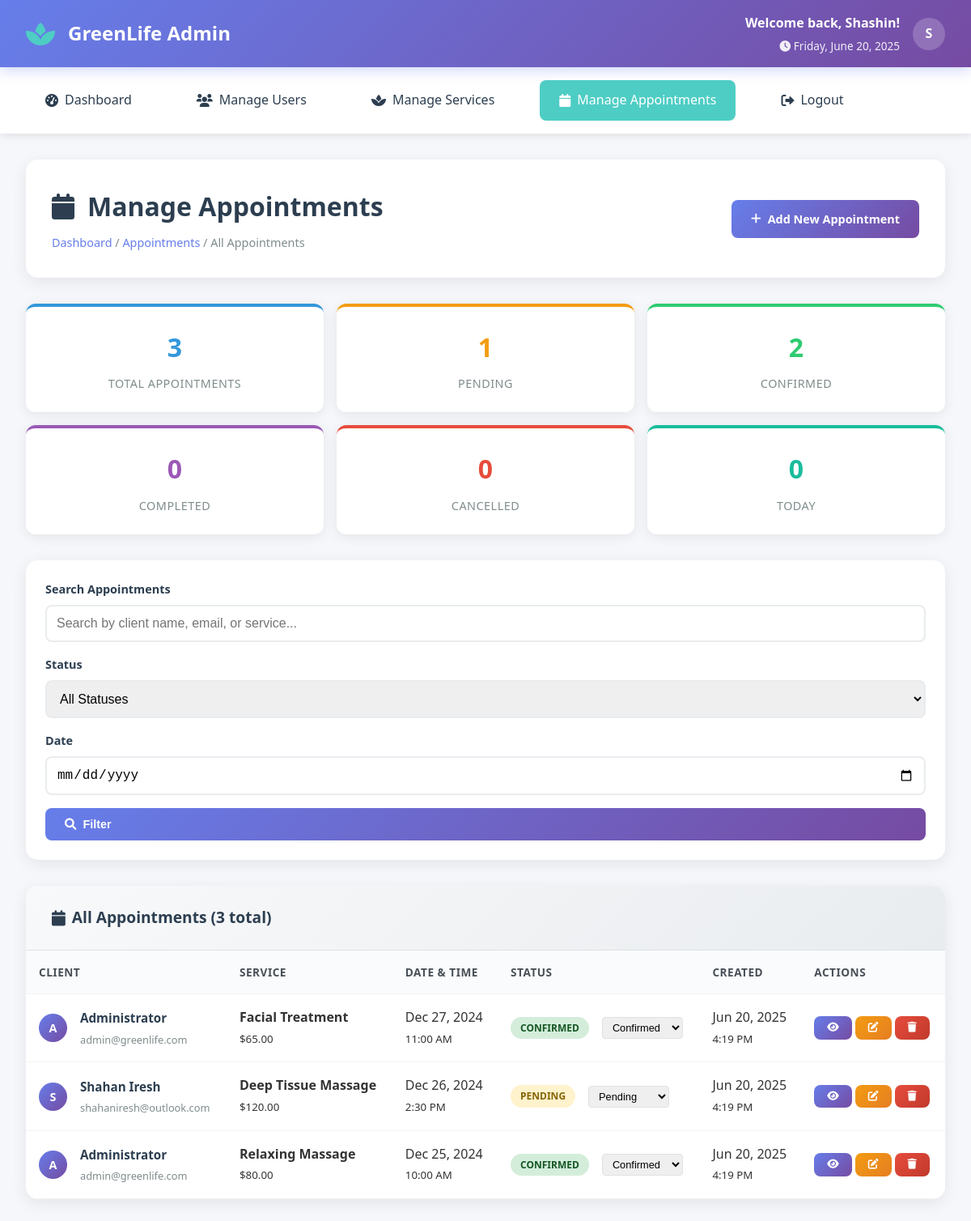
Page /admin/manage-appointments.php (signed in) on the committed database.
### tables this page shows
CREATE TABLE IF NOT EXISTS appointments (
    id INT AUTO_INCREMENT PRIMARY KEY,
    user_id INT NOT NULL,
    service_id INT,
    appointment_date DATE NOT NULL,
    appointment_time TIME NOT NULL,
    notes TEXT,
    status ENUM('pending', 'confirmed', 'completed', 'cancelled') DEFAULT 'pending',
    created_at TIMESTAMP DEFAULT CURRENT_TIMESTAMP,
    updated_at TIMESTAMP DEFAULT CURRENT_TIMESTAMP ON UPDATE CURRENT_TIMESTAMP,
    FOREIGN KEY (user_id) REFERENCES users(id) ON DELETE CASCADE,
    FOREIGN KEY (service_id) REFERENCES services(id) ON DELETE SET NULL
);

CREATE TABLE `users` (
  `id` int(11) NOT NULL AUTO_INCREMENT,
  `username` varchar(50) NOT NULL,
  `email` varchar(100) NOT NULL,
  `password` varchar(255) NOT NULL,
  `first_name` varchar(50) NOT NULL,
  `last_name` varchar(50) NOT NULL,
  `phone` varchar(20) DEFAULT NULL,
  `role` enum('customer','admin','therapist') DEFAULT 'customer',
  `created_at` timestamp NOT NULL DEFAULT current_timestamp(),
  `updated_at` timestamp NOT NULL DEFAULT current_timestamp() ON UPDATE current_timestamp(),
  `address` text DEFAULT NULL,
  `date_of_birth` date DEFAULT NULL,
  `gender` enum('male','female','other','prefer_not_to_say') DEFAULT NULL,
  PRIMARY KEY (`id`),
  UNIQUE KEY `username` (`username`),
  UNIQUE KEY `email` (`email`)
);

CREATE TABLE IF NOT EXISTS services (
    id INT AUTO_INCREMENT PRIMARY KEY,
    name VARCHAR(100) NOT NULL,
    description TEXT,
    duration INT NOT NULL,
    price DECIMAL(10,2) NOT NULL,
    created_at TIMESTAMP DEFAULT CURRENT_TIMESTAMP,
    updated_at TIMESTAMP DEFAULT CURRENT_TIMESTAMP ON UPDATE CURRENT_TIMESTAMP
);

### admin/manage-appointments.php (the view, shortened to what this page needs)
<?php
require_once(__DIR__ . '/../config/database.php');
$action = $_GET['action'] ?? 'list';
$search = $_GET['search'] ?? '';
$date_filter = $_GET['date'] ?? '';
$page = max(1, $_GET['page'] ?? 1);
$per_page = 15;
$offset = ($page - 1) * $per_page;
$where_conditions = [];
$params = [];
$where_clause = !empty($where_conditions) ? "WHERE " . implode(" AND ", $where_conditions) : "";
try {
    $count_sql = "
        SELECT COUNT(*) as total
        FROM appointments a
        JOIN users u ON a.user_id = u.id
        LEFT JOIN services s ON a.service_id = s.id
        $where_clause
    ";
    $stmt = $pdo->prepare($count_sql);
    $stmt->execute($params);
    $total_appointments = $stmt->fetch(PDO::FETCH_ASSOC)['total'];
    $appointments_sql = "
        SELECT a.*, u.first_name, u.last_name, u.email, s.name as service_name, s.price
        FROM appointments a
        JOIN users u ON a.user_id = u.id
        LEFT JOIN services s ON a.service_id = s.id
        $where_clause
        ORDER BY a.appointment_date DESC, a.appointment_time DESC
        LIMIT $per_page OFFSET $offset
    ";
    $stmt = $pdo->prepare($appointments_sql);
    $stmt->execute($params);
    $appointments = $stmt->fetchAll(PDO::FETCH_ASSOC);
    $stats_sql = "
        SELECT
            COUNT(*) as total,
            COUNT(CASE WHEN status = 'pending' THEN 1 END) as pending,
            COUNT(CASE WHEN status = 'confirmed' THEN 1 END) as confirmed,
            COUNT(CASE WHEN status = 'completed' THEN 1 END) as completed,
            COUNT(CASE WHEN status = 'cancelled' THEN 1 END) as cancelled,
            COUNT(CASE WHEN appointment_date = CURDATE() THEN 1 END) as today
        FROM appointments
    ";
    $stmt = $pdo->prepare($stats_sql);
    $stmt->execute();
    $appointment_stats = $stmt->fetch(PDO::FETCH_ASSOC);
} catch (PDOException $e) {
    $error_message = "Error fetching appointments.";
    $appointments = [];
    $total_appointments = 0;
    $total_pages = 0;
    $appointment_stats = [
        'total' => 0, 'pending' => 0, 'confirmed' => 0,
        'completed' => 0, 'cancelled' => 0, 'today' => 0
    ];
}
?>
<!DOCTYPE html>
<html lang="en">
<head>
    <link href="https://cdnjs.cloudflare.com/ajax/libs/font-awesome/6.0.0/css/all.min.css" rel="stylesheet">
</head>
<body>
    <header class="admin-header">
        <div class="header-container">
            <div class="logo">
                <i class="fas fa-spa"></i>
                <h1>GreenLife Admin</h1>
            </div>
            <div class="admin-info">
                <div class="admin-welcome">
                    <h3>Welcome back, <?php echo htmlspecialchars($_SESSION['admin_first_name'] ?? 'Admin'); ?>!</h3>
                    <p><i class="fas fa-clock"></i> <?php echo date('l, F j, Y'); ?></p>
                </div>
                <div class="admin-avatar">
                    <?php echo strtoupper(substr($_SESSION['admin_first_name'] ?? 'A', 0, 1)); ?>
                </div>
            </div>
        </div>
    </header>
    <nav class="main-nav">
        <div class="nav-container">
            <ul class="nav-menu">
                <li><a href="dashboard.php" class="nav-link"><i class="fas fa-tachometer-alt"></i> Dashboard</a></li>
                <li><a href="manage-users.php" class="nav-link"><i class="fas fa-users"></i> Manage Users</a></li>
                <li><a href="manage-services.php" class="nav-link"><i class="fas fa-spa"></i> Manage Services</a></li>
                <li><a href="manage-appointments.php" class="nav-link active"><i class="fas fa-calendar"></i> Manage Appointments</a></li>
                <li><a href="logout.php" class="nav-link"><i class="fas fa-sign-out-alt"></i> Logout</a></li>
            </ul>
        </div>
    </nav>
    <main class="main-content">
        <div class="page-header">
            <div>
                <h1 class="page-title">
                    <i class="fas fa-calendar"></i>
                    <?php
                    switch($action) {
                        default: echo 'Manage Appointments'; break;
                    }
                    ?>
                </h1>
                <div class="breadcrumb">
                    <a href="dashboard.php">Dashboard</a> /
                    <a href="manage-appointments.php">Appointments</a> /
                    <?php
                    switch($action) {
                        default: echo 'All Appointments'; break;
                    }
                    ?>
                </div>
            </div>
            <?php if ($action === 'list'): ?>
                <a href="?action=add" class="btn btn-primary">
                    <i class="fas fa-plus"></i> Add New Appointment
                </a>
            <?php else: ?>
                <a href="manage-appointments.php" class="btn btn-secondary">
                    <i class="fas fa-arrow-left"></i> Back to Appointments
                </a>
            <?php endif; ?>
        </div>
        <?php if ($action === 'list'): ?>
            <div class="stats-grid">
                <div class="stat-card total">
                    <div class="stat-number"><?php echo $appointment_stats['total']; ?></div>
                    <div class="stat-label">Total Appointments</div>
                </div>
                <div class="stat-card pending">
                    <div class="stat-number"><?php echo $appointment_stats['pending']; ?></div>
                    <div class="stat-label">Pending</div>
                </div>
                <div class="stat-card confirmed">
                    <div class="stat-number"><?php echo $appointment_stats['confirmed']; ?></div>
                    <div class="stat-label">Confirmed</div>
                </div>
                <div class="stat-card completed">
                    <div class="stat-number"><?php echo $appointment_stats['completed']; ?></div>
                    <div class="stat-label">Completed</div>
                </div>
                <div class="stat-card cancelled">
                    <div class="stat-number"><?php echo $appointment_stats['cancelled']; ?></div>
                    <div class="stat-label">Cancelled</div>
                </div>
                <div class="stat-card today">
                    <div class="stat-number"><?php echo $appointment_stats['today']; ?></div>
                    <div class="stat-label">Today</div>
                </div>
            </div>
            <div class="search-filter">
                <form method="GET">
                    <div class="filter-row">
                        <div class="filter-group">
                            <label for="search">Search Appointments</label>
                            <input type="text"
                                   id="search"
                                   name="search"
                                   class="filter-input"
                                   placeholder="Search by client name, email, or service..."
                                   value="<?php echo htmlspecialchars($search); ?>">
                        </div>
                        <div class="filter-group">
                            <label for="status">Status</label>
                            <select name="status" id="status" class="filter-select">
                                <option value="">All Statuses</option>
                            </select>
                        </div>
                        <div class="filter-group">
                            <label for="date">Date</label>
                            <input type="date"
                                   id="date"
                                   name="date"
                                   class="filter-input"
                                   value="<?php echo htmlspecialchars($date_filter); ?>">
                        </div>
                        <div class="filter-group">
                            <div style="display: flex; gap: 0.5rem; flex-direction: column;">
                                <button type="submit" class="btn btn-primary">
                                    <i class="fas fa-search"></i> Filter
                                </button>
                            </div>
                        </div>
                    </div>
                </form>
            </div>
            <div class="table-container">
                <div class="table-header">
                    <div class="table-title">
                        <i class="fas fa-calendar"></i>
                        All Appointments (<?php echo number_format($total_appointments); ?> total)
                    </div>
                </div>
                <?php if (!empty($appointments)): ?>
                    <table class="appointments-table">
                        <thead>
                            <tr>
                                <th>Client</th>
                                <th>Service</th>
                                <th>Date & Time</th>
                                <th>Status</th>
                                <th>Created</th>
                                <th>Actions</th>
                            </tr>
                        </thead>
                        <tbody>
                            <?php foreach ($appointments as $appointment): ?>
                                <tr>
                                    <td>
                                        <div class="client-info">
                                            <div class="client-avatar">
                                                <?php echo strtoupper(substr($appointment['first_name'], 0, 1)); ?>
                                            </div>
                                            <div class="client-details">
                                                <h4><?php echo htmlspecialchars($appointment['first_name'] . ' ' . $appointment['last_name']); ?></h4>
                                                <p><?php echo htmlspecialchars($appointment['email']); ?></p>
                                            </div>
                                        </div>
                                    </td>
                                    <td>
                                        <div>
                                            <strong><?php echo htmlspecialchars($appointment['service_name'] ?: 'No Service'); ?></strong>
                                            <?php if ($appointment['price']): ?>
                                                <div><small>$<?php echo number_format($appointment['price'], 2); ?></small></div>
                                            <?php endif; ?>
                                        </div>
                                    </td>
                                    <td>
                                        <div><?php echo date('M j, Y', strtotime($appointment['appointment_date'])); ?></div>
                                        <small><?php echo date('g:i A', strtotime($appointment['appointment_time'])); ?></small>
                                    </td>
                                    <td>
                                        <div class="status-update">
                                            <span class="appointment-status <?php echo $appointment['status']; ?>">
                                                <?php echo ucfirst($appointment['status']); ?>
                                            </span>
                                            <form method="POST" action="?action=update_status&id=<?php echo $appointment['id']; ?>" style="display: inline; margin-left: 0.5rem;" onchange="this.submit()">
                                                <select name="new_status" class="status-select">
                                                    <option value="pending" <?php echo $appointment['status'] === 'pending' ? 'selected' : ''; ?>>Pending</option>
                                                    <option value="confirmed" <?php echo $appointment['status'] === 'confirmed' ? 'selected' : ''; ?>>Confirmed</option>
                                                </select>
                                            </form>
                                        </div>
                                    </td>
                                    <td>
                                        <div><?php echo date('M j, Y', strtotime($appointment['created_at'])); ?></div>
                                        <small><?php echo date('g:i A', strtotime($appointment['created_at'])); ?></small>
                                    </td>
                                    <td>
                                        <div class="action-buttons">
                                            <a href="?action=view&id=<?php echo $appointment['id']; ?>" class="btn btn-sm btn-primary">
                                                <i class="fas fa-eye"></i>
                                            </a>
                                            <a href="?action=edit&id=<?php echo $appointment['id']; ?>" class="btn btn-sm btn-warning">
                                                <i class="fas fa-edit"></i>
                                            </a>
                                            <button onclick="deleteAppointment(<?php echo $appointment['id']; ?>, '<?php echo htmlspecialchars($appointment['first_name'] . ' ' . $appointment['last_name']); ?>')"
                                                    class="btn btn-sm btn-danger">
                                                <i class="fas fa-trash"></i>
                                            </button>
                                        </div>
                                    </td>
                                </tr>
                            <?php endforeach; ?>
                        </tbody>
                    </table>
                <?php endif; ?>
            </div>
        <?php endif; ?>
    </main>
</body>
</html>

### rows in the picture
appointments: user.first_name "A", user.last_name "Administrator", user.email "admin@greenlife.com", service.name "Facial Treatment", service.price "65.00", appointment_date "Dec 27, 2024", appointment_time "11:00 AM", status "CONFIRMED", new_status "Confirmed", created_at "Jun 20, 2025", created_at "4:19 PM"
appointments: user.first_name "S", user.last_name "Shahan Iresh", user.email "shahaniresh@outlook.com", service.name "Deep Tissue Massage", service.price "120.00", appointment_date "Dec 26, 2024", appointment_time "2:30 PM", status "PENDING", new_status "Pending", created_at "Jun 20, 2025", created_at "4:19 PM"
appointments: user.first_name "A", user.last_name "Administrator", user.email "admin@greenlife.com", service.name "Relaxing Massage", service.price "80.00", appointment_date "Dec 25, 2024", appointment_time "10:00 AM", status "CONFIRMED", new_status "Confirmed", created_at "Jun 20, 2025", created_at "4:19 PM"

### other values in the picture
$_SESSION['admin_first_name'] "Shashin"
substr($_SESSION['admin_first_name'] ?? 'A', 0, 1) "S"
$appointment_stats['total'] "3"
$appointment_stats['pending'] "1"
$appointment_stats['confirmed'] "2"
$appointment_stats['completed'] "0"
$appointment_stats['cancelled'] "0"
$appointment_stats['today'] "0"
$total_appointments "3"
